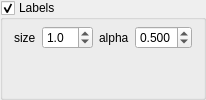
             <widget class="QGroupBox" name="groupbox_plot_labels">
              <property name="title">
               <string>Labels</string>
              </property>
              <property name="flat">
               <bool>false</bool>
              </property>
              <property name="checkable">
               <bool>true</bool>
              </property>
              <property name="checked">
               <bool>true</bool>
              </property>
              <layout class="QVBoxLayout" name="verticalLayout_20">
               <property name="topMargin">
                <number>6</number>
               </property>
               <property name="bottomMargin">
                <number>6</number>
               </property>
               <item>
                <layout class="QHBoxLayout" name="horizontalLayout_10">
                 <item>
                  <layout class="QFormLayout" name="formLayout_25">
                   <property name="sizeConstraint">
                    <enum>QLayout::SetDefaultConstraint</enum>
                   </property>
                   <property name="fieldGrowthPolicy">
                    <enum>QFormLayout::ExpandingFieldsGrow</enum>
                   </property>
                   <property name="labelAlignment">
                    <set>Qt::AlignLeading|Qt::AlignLeft|Qt::AlignVCenter</set>
                   </property>
                   <property name="formAlignment">
                    <set>Qt::AlignLeading|Qt::AlignLeft|Qt::AlignTop</set>
                   </property>
                   <property name="verticalSpacing">
                    <number>0</number>
                   </property>
                   <item row="1" column="0">
                    <widget class="QLabel" name="label_69">
                     <property name="text">
                      <string>size</string>
                     </property>
                     <property name="textFormat">
                      <enum>Qt::AutoText</enum>
                     </property>
                    </widget>
                   </item>
                   <item row="1" column="1">
                    <widget class="QDoubleSpinBox" name="spinbox_plot_szLabel">
                     <property name="sizePolicy">
                      <sizepolicy hsizetype="MinimumExpanding" vsizetype="Fixed">
                       <horstretch>0</horstretch>
                       <verstretch>0</verstretch>
                      </sizepolicy>
                     </property>
                     <property name="minimumSize">
                      <size>
                       <width>0</width>
                       <height>0</height>
                      </size>
                     </property>
                     <property name="decimals">
                      <number>1</number>
                     </property>
                     <property name="minimum">
                      <double>0.100000000000000</double>
                     </property>
                     <property name="maximum">
                      <double>99.000000000000000</double>
                     </property>
                     <property name="singleStep">
                      <double>0.100000000000000</double>
                     </property>
                     <property name="value">
                      <double>1.000000000000000</double>
                     </property>
                    </widget>
                   </item>
                  </layout>
                 </item>
                 <item>
                  <layout class="QFormLayout" name="formLayout_26">
                   <property name="sizeConstraint">
                    <enum>QLayout::SetDefaultConstraint</enum>
                   </property>
                   <property name="fieldGrowthPolicy">
                    <enum>QFormLayout::ExpandingFieldsGrow</enum>
                   </property>
                   <property name="labelAlignment">
                    <set>Qt::AlignLeading|Qt::AlignLeft|Qt::AlignVCenter</set>
                   </property>
                   <property name="formAlignment">
                    <set>Qt::AlignLeading|Qt::AlignLeft|Qt::AlignTop</set>
                   </property>
                   <property name="verticalSpacing">
                    <number>0</number>
                   </property>
                   <item row="1" column="0">
                    <widget class="QLabel" name="label_70">
                     <property name="text">
                      <string>alpha</string>
                     </property>
                     <property name="textFormat">
                      <enum>Qt::AutoText</enum>
                     </property>
                    </widget>
                   </item>
                   <item row="1" column="1">
                    <widget class="QDoubleSpinBox" name="spinbox_plot_transpLabel">
                     <property name="sizePolicy">
                      <sizepolicy hsizetype="MinimumExpanding" vsizetype="Fixed">
                       <horstretch>0</horstretch>
                       <verstretch>0</verstretch>
                      </sizepolicy>
                     </property>
                     <property name="minimumSize">
                      <size>
                       <width>0</width>
                       <height>0</height>
                      </size>
                     </property>
                     <property name="decimals">
                      <number>3</number>
                     </property>
                     <property name="minimum">
                      <double>0.001000000000000</double>
                     </property>
                     <property name="maximum">
                      <double>1.000000000000000</double>
                     </property>
                     <property name="singleStep">
                      <double>0.100000000000000</double>
                     </property>
                     <property name="value">
                      <double>0.500000000000000</double>
                     </property>
                    </widget>
                   </item>
                  </layout>
                 </item>
                </layout>
               </item>
              </layout>
             </widget>
